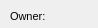
      <widget class="QWidget" name="page_10">
       <property name="geometry">
        <rect>
         <x>0</x>
         <y>0</y>
         <width>98</width>
         <height>28</height>
        </rect>
       </property>
       <attribute name="label">
        <string>Basic information</string>
       </attribute>
       <widget class="QLabel" name="label_conduit_enddate">
        <property name="geometry">
         <rect>
          <x>280</x>
          <y>125</y>
          <width>101</width>
          <height>22</height>
         </rect>
        </property>
        <property name="font">
         <font>
          <pointsize>8</pointsize>
         </font>
        </property>
        <property name="frameShape">
         <enum>QFrame::NoFrame</enum>
        </property>
        <property name="frameShadow">
         <enum>QFrame::Plain</enum>
        </property>
        <property name="text">
         <string>End date:</string>
        </property>
        <property name="textFormat">
         <enum>Qt::AutoText</enum>
        </property>
        <property name="scaledContents">
         <bool>false</bool>
        </property>
        <property name="alignment">
         <set>Qt::AlignLeading|Qt::AlignLeft|Qt::AlignVCenter</set>
        </property>
        <property name="margin">
         <number>3</number>
        </property>
       </widget>
       <widget class="QLabel" name="label_conduit_buildercat_id">
        <property name="geometry">
         <rect>
          <x>280</x>
          <y>65</y>
          <width>101</width>
          <height>22</height>
         </rect>
        </property>
        <property name="font">
         <font>
          <pointsize>8</pointsize>
         </font>
        </property>
        <property name="frameShape">
         <enum>QFrame::NoFrame</enum>
        </property>
        <property name="frameShadow">
         <enum>QFrame::Plain</enum>
        </property>
        <property name="text">
         <string>Buildercat id:</string>
        </property>
        <property name="textFormat">
         <enum>Qt::AutoText</enum>
        </property>
        <property name="scaledContents">
         <bool>false</bool>
        </property>
        <property name="alignment">
         <set>Qt::AlignLeading|Qt::AlignLeft|Qt::AlignVCenter</set>
        </property>
        <property name="margin">
         <number>3</number>
        </property>
       </widget>
       <widget class="QComboBox" name="conduit_ownercat_id">
        <property name="geometry">
         <rect>
          <x>110</x>
          <y>5</y>
          <width>160</width>
          <height>20</height>
         </rect>
        </property>
       </widget>
       <widget class="QLabel" name="label_conduit_owner">
        <property name="geometry">
         <rect>
          <x>10</x>
          <y>5</y>
          <width>90</width>
          <height>22</height>
         </rect>
        </property>
        <property name="font">
         <font>
          <pointsize>8</pointsize>
         </font>
        </property>
        <property name="frameShape">
         <enum>QFrame::NoFrame</enum>
        </property>
        <property name="frameShadow">
         <enum>QFrame::Plain</enum>
        </property>
        <property name="text">
         <string>Owner:</string>
        </property>
        <property name="textFormat">
         <enum>Qt::AutoText</enum>
        </property>
        <property name="scaledContents">
         <bool>false</bool>
        </property>
        <property name="alignment">
         <set>Qt::AlignLeading|Qt::AlignLeft|Qt::AlignVCenter</set>
        </property>
        <property name="margin">
         <number>3</number>
        </property>
       </widget>
       <widget class="QDateEdit" name="conduit_enddate">
        <property name="geometry">
         <rect>
          <x>380</x>
          <y>125</y>
          <width>160</width>
          <height>22</height>
         </rect>
        </property>
        <property name="calendarPopup">
         <bool>true</bool>
        </property>
       </widget>
       <widget class="QLabel" name="label_conduit_builtdate">
        <property name="geometry">
         <rect>
          <x>280</x>
          <y>95</y>
          <width>101</width>
          <height>22</height>
         </rect>
        </property>
        <property name="font">
         <font>
          <pointsize>8</pointsize>
         </font>
        </property>
        <property name="frameShape">
         <enum>QFrame::NoFrame</enum>
        </property>
        <property name="frameShadow">
         <enum>QFrame::Plain</enum>
        </property>
        <property name="text">
         <string>Builtdate:</string>
        </property>
        <property name="textFormat">
         <enum>Qt::AutoText</enum>
        </property>
        <property name="scaledContents">
         <bool>false</bool>
        </property>
        <property name="alignment">
         <set>Qt::AlignLeading|Qt::AlignLeft|Qt::AlignVCenter</set>
        </property>
        <property name="margin">
         <number>3</number>
        </property>
       </widget>
       <widget class="QComboBox" name="conduit_buildercat_id">
        <property name="geometry">
         <rect>
          <x>380</x>
          <y>65</y>
          <width>160</width>
          <height>20</height>
         </rect>
        </property>
       </widget>
       <widget class="QDateEdit" name="conduit_builtdate">
        <property name="geometry">
         <rect>
          <x>380</x>
          <y>95</y>
          <width>160</width>
          <height>22</height>
         </rect>
        </property>
        <property name="calendarPopup">
         <bool>true</bool>
        </property>
       </widget>
       <widget class="QComboBox" name="conduit_workcat_id_end">
        <property name="geometry">
         <rect>
          <x>380</x>
          <y>35</y>
          <width>160</width>
          <height>20</height>
         </rect>
        </property>
        <property name="autoFillBackground">
         <bool>true</bool>
        </property>
        <property name="maxVisibleItems">
         <number>8</number>
        </property>
        <property name="frame">
         <bool>false</bool>
        </property>
       </widget>
       <widget class="QLabel" name="label_conduit_workcat_id_end">
        <property name="geometry">
         <rect>
          <x>280</x>
          <y>35</y>
          <width>101</width>
          <height>22</height>
         </rect>
        </property>
        <property name="font">
         <font>
          <pointsize>8</pointsize>
         </font>
        </property>
        <property name="frameShape">
         <enum>QFrame::NoFrame</enum>
        </property>
        <property name="frameShadow">
         <enum>QFrame::Plain</enum>
        </property>
        <property name="text">
         <string>Workcat end id:</string>
        </property>
        <property name="textFormat">
         <enum>Qt::AutoText</enum>
        </property>
        <property name="scaledContents">
         <bool>false</bool>
        </property>
        <property name="alignment">
         <set>Qt::AlignLeading|Qt::AlignLeft|Qt::AlignVCenter</set>
        </property>
        <property name="margin">
         <number>3</number>
        </property>
       </widget>
       <widget class="QComboBox" name="conduit_workcat_id">
        <property name="geometry">
         <rect>
          <x>380</x>
          <y>5</y>
          <width>160</width>
          <height>20</height>
         </rect>
        </property>
        <property name="autoFillBackground">
         <bool>true</bool>
        </property>
        <property name="maxVisibleItems">
         <number>8</number>
        </property>
        <property name="frame">
         <bool>false</bool>
        </property>
       </widget>
       <widget class="QLineEdit" name="conduit_code">
        <property name="geometry">
         <rect>
          <x>110</x>
          <y>35</y>
          <width>160</width>
          <height>20</height>
         </rect>
        </property>
       </widget>
       <widget class="QLabel" name="label_conduit_code">
        <property name="geometry">
         <rect>
          <x>10</x>
          <y>35</y>
          <width>90</width>
          <height>22</height>
         </rect>
        </property>
        <property name="font">
         <font>
          <pointsize>8</pointsize>
         </font>
        </property>
        <property name="frameShape">
         <enum>QFrame::NoFrame</enum>
        </property>
        <property name="frameShadow">
         <enum>QFrame::Plain</enum>
        </property>
        <property name="text">
         <string>Code:</string>
        </property>
        <property name="textFormat">
         <enum>Qt::AutoText</enum>
        </property>
        <property name="scaledContents">
         <bool>false</bool>
        </property>
        <property name="alignment">
         <set>Qt::AlignLeading|Qt::AlignLeft|Qt::AlignVCenter</set>
        </property>
        <property name="margin">
         <number>3</number>
        </property>
       </widget>
       <widget class="QLabel" name="label_conduit_workcat_id">
        <property name="geometry">
         <rect>
          <x>280</x>
          <y>5</y>
          <width>90</width>
          <height>22</height>
         </rect>
        </property>
        <property name="font">
         <font>
          <pointsize>8</pointsize>
         </font>
        </property>
        <property name="frameShape">
         <enum>QFrame::NoFrame</enum>
        </property>
        <property name="frameShadow">
         <enum>QFrame::Plain</enum>
        </property>
        <property name="text">
         <string>Workcat id:</string>
        </property>
        <property name="textFormat">
         <enum>Qt::AutoText</enum>
        </property>
        <property name="scaledContents">
         <bool>false</bool>
        </property>
        <property name="alignment">
         <set>Qt::AlignLeading|Qt::AlignLeft|Qt::AlignVCenter</set>
        </property>
        <property name="margin">
         <number>3</number>
        </property>
       </widget>
       <widget class="QLabel" name="label_conduit_soilcat_id">
        <property name="geometry">
         <rect>
          <x>10</x>
          <y>65</y>
          <width>90</width>
          <height>22</height>
         </rect>
        </property>
        <property name="font">
         <font>
          <pointsize>8</pointsize>
         </font>
        </property>
        <property name="frameShape">
         <enum>QFrame::NoFrame</enum>
        </property>
        <property name="frameShadow">
         <enum>QFrame::Plain</enum>
        </property>
        <property name="text">
         <string>Soilcat id</string>
        </property>
        <property name="textFormat">
         <enum>Qt::AutoText</enum>
        </property>
        <property name="scaledContents">
         <bool>false</bool>
        </property>
        <property name="alignment">
         <set>Qt::AlignLeading|Qt::AlignLeft|Qt::AlignVCenter</set>
        </property>
        <property name="margin">
         <number>3</number>
        </property>
       </widget>
       <widget class="QComboBox" name="conduit_soilcat_id">
        <property name="geometry">
         <rect>
          <x>110</x>
          <y>65</y>
          <width>160</width>
          <height>20</height>
         </rect>
        </property>
       </widget>
       <widget class="QLabel" name="label_conduit_category_type">
        <property name="geometry">
         <rect>
          <x>10</x>
          <y>95</y>
          <width>90</width>
          <height>22</height>
         </rect>
        </property>
        <property name="font">
         <font>
          <pointsize>8</pointsize>
         </font>
        </property>
        <property name="frameShape">
         <enum>QFrame::NoFrame</enum>
        </property>
        <property name="frameShadow">
         <enum>QFrame::Plain</enum>
        </property>
        <property name="text">
         <string>Category type:</string>
        </property>
        <property name="textFormat">
         <enum>Qt::AutoText</enum>
        </property>
        <property name="scaledContents">
         <bool>false</bool>
        </property>
        <property name="alignment">
         <set>Qt::AlignLeading|Qt::AlignLeft|Qt::AlignVCenter</set>
        </property>
        <property name="margin">
         <number>3</number>
        </property>
       </widget>
       <widget class="QComboBox" name="conduit_category_type">
        <property name="geometry">
         <rect>
          <x>110</x>
          <y>95</y>
          <width>160</width>
          <height>20</height>
         </rect>
        </property>
       </widget>
       <widget class="QComboBox" name="conduit_location_type">
        <property name="geometry">
         <rect>
          <x>110</x>
          <y>155</y>
          <width>160</width>
          <height>20</height>
         </rect>
        </property>
       </widget>
       <widget class="QComboBox" name="conduit_fluid_type">
        <property name="geometry">
         <rect>
          <x>110</x>
          <y>185</y>
          <width>160</width>
          <height>20</height>
         </rect>
        </property>
       </widget>
       <widget class="QLabel" name="label_conduit_location_type">
        <property name="geometry">
         <rect>
          <x>10</x>
          <y>155</y>
          <width>90</width>
          <height>22</height>
         </rect>
        </property>
        <property name="font">
         <font>
          <pointsize>8</pointsize>
         </font>
        </property>
        <property name="frameShape">
         <enum>QFrame::NoFrame</enum>
        </property>
        <property name="frameShadow">
         <enum>QFrame::Plain</enum>
        </property>
        <property name="text">
         <string>Location type:</string>
        </property>
        <property name="textFormat">
         <enum>Qt::AutoText</enum>
        </property>
        <property name="scaledContents">
         <bool>false</bool>
        </property>
        <property name="alignment">
         <set>Qt::AlignLeading|Qt::AlignLeft|Qt::AlignVCenter</set>
        </property>
        <property name="margin">
         <number>3</number>
        </property>
       </widget>
       <widget class="QLabel" name="label_conduit_fluid_type">
        <property name="geometry">
         <rect>
          <x>10</x>
          <y>185</y>
          <width>90</width>
          <height>22</height>
         </rect>
        </property>
        <property name="font">
         <font>
          <pointsize>8</pointsize>
         </font>
        </property>
        <property name="frameShape">
         <enum>QFrame::NoFrame</enum>
        </property>
        <property name="frameShadow">
         <enum>QFrame::Plain</enum>
        </property>
        <property name="text">
         <string>Fluid type:</string>
        </property>
        <property name="textFormat">
         <enum>Qt::AutoText</enum>
        </property>
        <property name="scaledContents">
         <bool>false</bool>
        </property>
        <property name="alignment">
         <set>Qt::AlignLeading|Qt::AlignLeft|Qt::AlignVCenter</set>
        </property>
        <property name="margin">
         <number>3</number>
        </property>
       </widget>
       <widget class="QLabel" name="label_conduit_function_type">
        <property name="geometry">
         <rect>
          <x>10</x>
          <y>125</y>
          <width>90</width>
          <height>22</height>
         </rect>
        </property>
        <property name="font">
         <font>
          <pointsize>8</pointsize>
         </font>
        </property>
        <property name="frameShape">
         <enum>QFrame::NoFrame</enum>
        </property>
        <property name="frameShadow">
         <enum>QFrame::Plain</enum>
        </property>
        <property name="text">
         <string>Function type:</string>
        </property>
        <property name="textFormat">
         <enum>Qt::AutoText</enum>
        </property>
        <property name="scaledContents">
         <bool>false</bool>
        </property>
        <property name="alignment">
         <set>Qt::AlignLeading|Qt::AlignLeft|Qt::AlignVCenter</set>
        </property>
        <property name="margin">
         <number>3</number>
        </property>
       </widget>
       <widget class="QComboBox" name="conduit_function_type">
        <property name="geometry">
         <rect>
          <x>110</x>
          <y>125</y>
          <width>160</width>
          <height>20</height>
         </rect>
        </property>
       </widget>
      </widget>
